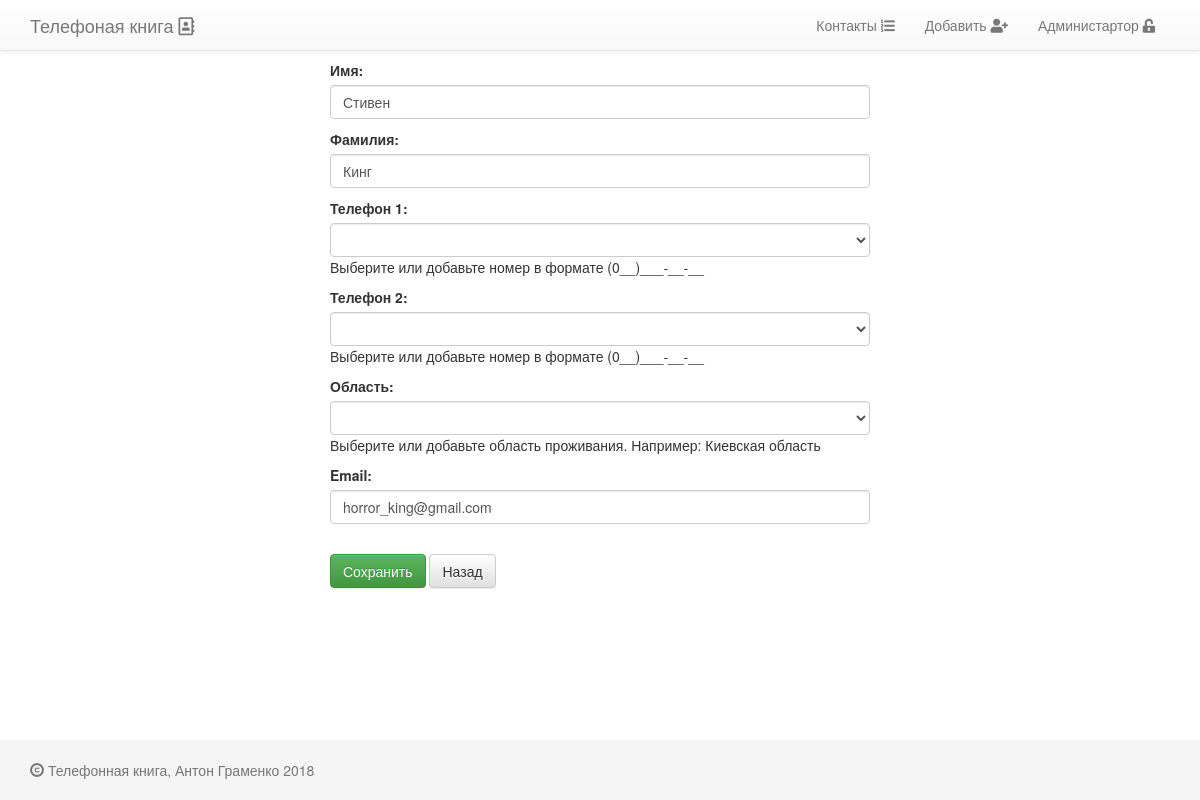
Page /Stiven-King/4/edit/ on the committed database.
### contacts/models.py (models this page shows, shortened)
class PhoneBookPerson(models.Model):
    name            = models.CharField(max_length=64, blank=False, null=False, verbose_name=u'Имя')
    surname         = models.CharField(max_length=64, blank=False, null=False, verbose_name=u'Фамилия')
    slug            = models.SlugField(max_length=128)
    phone_number_1  = models.CharField(max_length=25, blank=True, verbose_name=u'Телефон 1',
                                       help_text=u'Выберите или добавьте номер в формате (0__)___-__-__')
    phone_number_2  = models.CharField(max_length=25, blank=True, verbose_name=u'Телефон 2',
                                       help_text=u'Выберите или добавьте номер в формате (0__)___-__-__')
    email           = models.EmailField(unique=True)
    active          = models.BooleanField(default=True, verbose_name=u'Активный')
    created         = models.DateTimeField(auto_now=True, auto_now_add=False, verbose_name=u'Создан')
    updated         = models.DateTimeField(auto_now=False, auto_now_add=True, verbose_name=u'Обновлен')
    region          = models.CharField(max_length=50, verbose_name=u'Область',
                                       help_text=u'Выберите или добавьте область проживания. Например: Киевская область')
    class Meta:
        verbose_name        = 'Контактное лицо'
        verbose_name_plural = 'Контактные лица'
        ordering            = ('-name',)

### contacts/views.py (the view)
# urls.py: url(r'^(?P<slug>[\w-]+)/(?P<pk>\d+)/edit/$', PhoneBookPersonUpdateView.as_view(), name='contact_update'),
class PhoneBookPersonUpdateView(UpdateView):
    model               = PhoneBookPerson
    form_class          = ContactCreateForm
    template_name       = 'forms/form.html'
    context_object_name = 'contact'
    def get_context_data(self, **kwargs):
        context = super(PhoneBookPersonUpdateView, self).get_context_data()
        context['head_title'] = 'Обновить данные'
        return context

### contacts/forms.py (shortened to what this page needs)
class ContactCreateForm(forms.ModelForm):
    def __init__(self, *args, **kwargs):
        super(ContactCreateForm, self).__init__(*args, **kwargs)
        self.fields['name'].widget.attrs.update({'class': 'form-control'})
        self.fields['surname'].widget.attrs.update({'class': 'form-control'})
        self.fields['phone_number_1'].widget.attrs.update({'onclick': 'get_phone_list()', 'class': 'get_phone_1 form-control'})
        self.fields['phone_number_2'].widget.attrs.update({'onclick': 'get_phone_list()', 'class': 'get_phone_2 form-control'})
        self.fields['region'].widget.attrs.update({'onclick': 'get_region_list()', 'class': 'get_region form-control'})
        self.fields['email'].widget.attrs.update({'class': 'form-control'})
    class Meta:
        model = PhoneBookPerson
        fields = ['name',
                  'surname',
                  'phone_number_1',
                  'phone_number_2',
                  'region',
                  'email',
                  ]
        widgets = {
            'phone_number_1': Select(),
            'phone_number_2': Select(),
            'region': Select(),
        }

### templates/forms/form.html (shortened to what this page needs)
{% extends 'base.html' %}
{% block content %}
    <div class="col-sm-6 col-sm-offset-3">
        {% include 'forms/single_form.html' with form=form %}
    </div>
{% endblock %}

### templates/forms/single_form.html (shortened to what this page needs)
<form method="post" class="form-group">
    {% if form %}
        {{ form.as_p }}
    <br>
    <button class="btn btn-success" type="submit" value="Сохранить">Сохранить</button>
    {% endif %}
    <a href="javascript:history.back();">
        <button type="button" class="btn btn-default">Назад</button>
    </a>
</form>

### project_static/static/css/base.css (style rules this page uses)
html { position: relative; min-height: 100%; }
body { margin-bottom: 60px; }

### rows in the picture
PhoneBookPerson: name "Стивен", surname "Кинг", email "horror_king@gmail.com"
